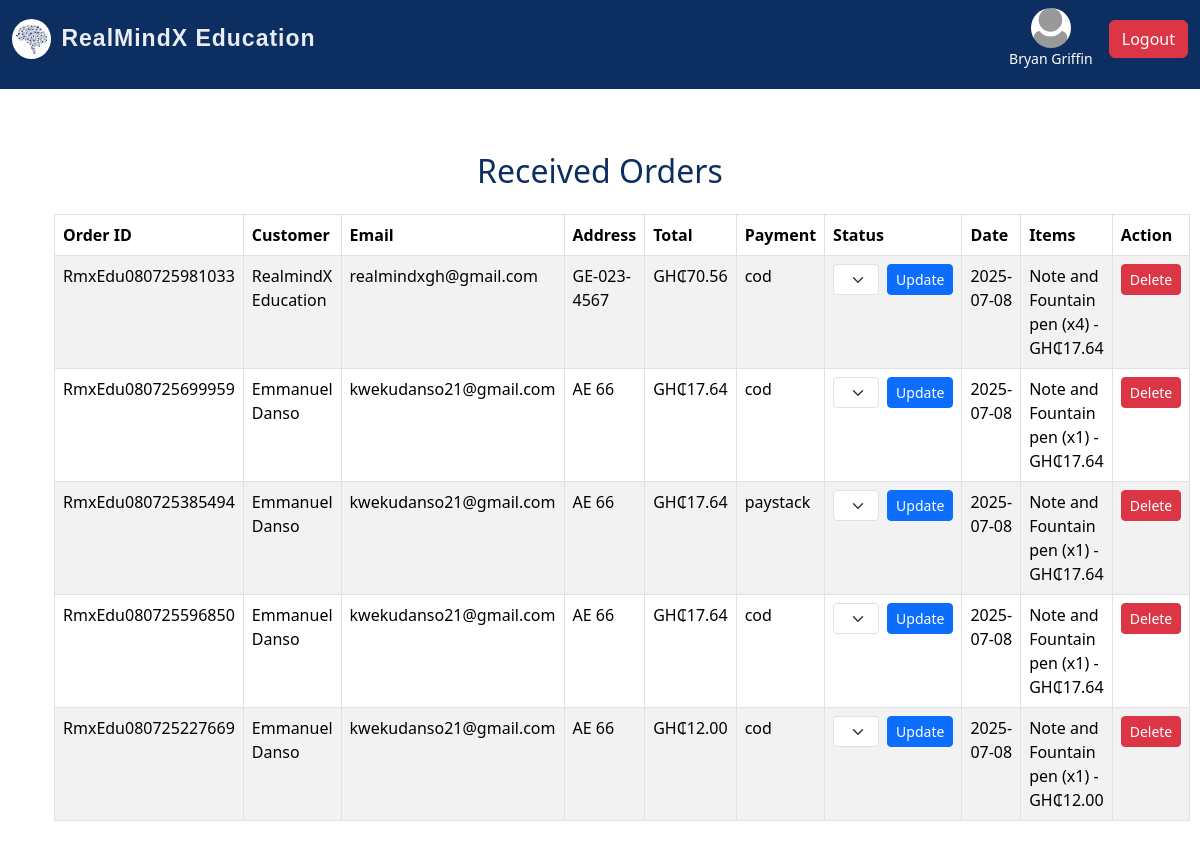
Screenshot of /admin/received-orders (signed in) with the database file from the repository.
### realmind/models/admin.py (models this page shows, shortened)
class Admin(UserMixin, db.Model):
    id = db.Column(db.Integer, primary_key=True)
    username = db.Column(db.String(150), unique=True, nullable=False)
    email = db.Column(db.String(150), unique=True, nullable=False)
    password = db.Column(db.String(150), nullable=False)
    profile_pic = db.Column(db.String(200), nullable=True)
    job_posts = db.relationship('JobPost', backref='admin', lazy=True)
    news_posts = db.relationship('News', backref='admin', lazy=True)
    @property
    def is_admin(self):
        return True

### realmind/models/recieve_orders.py (models this page shows)
class ReceivedOrder(db.Model):
    id = db.Column(db.Integer, primary_key=True)
    original_order_id = db.Column(db.String(50))
    user_id = db.Column(db.Integer)
    full_name = db.Column(db.String(120))
    email = db.Column(db.String(120))
    address = db.Column(db.String(255))
    total_amount = db.Column(db.Float)
    payment_method = db.Column(db.String(50))
    timestamp = db.Column(db.DateTime, default=db.func.current_timestamp())
    date_received = db.Column(db.DateTime, default=datetime.utcnow)
    items = db.relationship('ReceivedOrderItem', backref='order', cascade="all, delete-orphan")

class ReceivedOrderItem(db.Model):
    id = db.Column(db.Integer, primary_key=True)
    order_id = db.Column(db.Integer, db.ForeignKey('received_order.id'))
    product_id = db.Column(db.Integer)
    product_name = db.Column(db.String(120))
    quantity = db.Column(db.Integer)
    price = db.Column(db.Float)

### realmind/routes/admin_routes.py (the view)
@admin_bp.route('/admin/received-orders')
@login_required
def received_orders():
    if not current_user.is_admin:
        abort(403)
    orders = ReceivedOrder.query.order_by(ReceivedOrder.date_received.desc()).all()
    return render_template('admin/received_orders.html', orders=orders)

### realmind/templates/admin/received_orders.html (shortened to what this page needs)
{% extends "index.html" %}
{% block content %}
<div class="container my-5">
  <h2 class="text-center mb-4">Received Orders</h2>
  {% if orders %}
    <table class="table table-bordered table-striped">
      <thead>
        <tr>
          <th>Order ID</th>
          <th>Customer</th>
          <th>Email</th>
          <th>Address</th>
          <th>Total</th>
          <th>Payment</th>
          <th>Status</th>
          <th>Date</th>
          <th>Items</th>
          <th>Action</th>
        </tr>
      </thead>
      <tbody>
        {% for order in orders %}
        <tr id="order-row-{{ order.id }}">
          <td>{{ order.original_order_id }}</td>
          <td>{{ order.full_name }}</td>
          <td>{{ order.email }}</td>
          <td>{{ order.address }}</td>
          <td>GH₵{{ '%.2f' % order.total_amount }}</td>
          <td>{{ order.payment_method }}</td>
          <td>
            {% if order.status == 'Delivered' %}
              <span class="badge bg-success">Delivered</span>
            {% else %}
              <form class="status-update-form" data-order-id="{{ order.id }}">
                <div class="d-flex align-items-center">
                  <select name="status" class="form-select form-select-sm me-2">
                    <option value="Received" {% if order.status == 'Received' %}selected{% endif %}>Received</option>
                  </select>
                  <button type="submit" class="btn btn-sm btn-primary">Update</button>
                </div>
              </form>
            {% endif %}
          </td>
          <td>{{ order.date_received.strftime('%Y-%m-%d') }}</td>
          <td>
            <ul class="list-unstyled mb-0">
              {% for item in order.items %}
              <li>{{ item.product_name }} (x{{ item.quantity }}) - GH₵{{ '%.2f' % item.price }}</li>
              {% endfor %}
            </ul>
          </td>
          <td>
            <button class="btn btn-sm btn-danger" data-bs-toggle="modal" data-bs-target="#deleteModal{{ order.id }}">Delete</button>
          </td>
        </tr>
        {% endfor %}
      </tbody>
    </table>
  {% else %}
    <p class="text-muted">No received orders found.</p>
  {% endif %}
</div>
<div class="position-fixed bottom-0 end-0 p-3" style="z-index: 11">
</div>
{% endblock %}

### realmind/templates/index.html (shortened to what this page needs)
<!DOCTYPE html>
<html lang="en">
<head>
  <link rel="stylesheet" href="https://cdn.jsdelivr.net/npm/bootstrap@5.3.3/dist/css/bootstrap.min.css">
  <link rel="stylesheet" href="https://cdnjs.cloudflare.com/ajax/libs/font-awesome/6.6.0/css/all.min.css">
  <link rel="stylesheet" href="{{ url_for('static', filename='main.css') }}">
</head>
<body>
<nav class="navbar navbar-expand-lg navbar-dark bg-steel fixed-top">
  <div class="container-fluid">
<a class="navbar-brand d-flex align-items-center"
   href="{% if current_user.is_authenticated %}
            {% if current_user.is_admin %}
              {{ url_for('admin.admin_dashboard') }}
            {% else %}
              {{ url_for('user.users_dashboard') }}
            {% endif %}
         {% else %}
            {{ url_for('main.home') }}
         {% endif %}">
  <img src="{{ url_for('static', filename='images/brain.jpg') }}" alt="Logo" style="height: 40px; border-radius: 50%; margin-right: 10px;">
  RealMindX Education
</a>
    <div class="collapse navbar-collapse justify-content-end" id="navbarNav">
      <ul class="navbar-nav">
        {% if current_user.is_authenticated %}
        <li class="nav-item d-flex align-items-center ms-2">
          <div class="d-flex flex-column align-items-center text-white me-3">
            {% if current_user.profile_pic %}
              <img src="{{ url_for('static', filename='uploads/' ~ current_user.profile_pic) }}"
                   alt="Profile"
                   style="width: 40px; height: 40px; border-radius: 50%; object-fit: cover;">
            {% else %}
              <img src="{{ url_for('static', filename='images/default-profile.webp') }}"
                   alt="Default Profile"
                   style="width: 40px; height: 40px; border-radius: 50%; object-fit: cover;">
            {% endif %}
            <small>{{ current_user.username }}</small>
          </div>
          <a class="btn btn-danger" href="{{ url_for('auth.logout') }}">Logout</a>
        </li>
        {% endif %}
      </ul>
    </div>
  </div>
</nav>
<main class="container mt-5 pt-4">
  {% block content %}{% endblock %}
</main>
</body>
</html>

### realmind/static/main.css (style rules this page uses)
html,body { position: relative; color: #0f0505; display: flex; flex-direction: column; margin: 0; margin-top: 1.0rem; }
.container { flex: 1; }
.navbar { margin-bottom: 0; padding-bottom: 20px; }
.navbar-brand { text-decoration: none; font-family: "Poppins", sans-serif; font-size: 23px; font-weight: bold; color:rgb(233, 236, 243); letter-spacing: 1px; }
.bg-steel { background-color: #0C2E60; }
.navbar-nav a { font-size: 16px; font-weight: 400; display: flex; align-items: center; gap: 5px; color: #ffffff; }
h1, h2, h3, h4 { color: #0C2E60; }
label, button { font-size: 20px; }

### rows the page displays
Admin: username "Bryan Griffin"
ReceivedOrder: original_order_id "RmxEdu080725981033", full_name "RealmindX Education", email "realmindxgh@gmail.com", address "GE-023-4567", total_amount "70.56", payment_method "cod", date_received "2025-07-08"
ReceivedOrderItem: product_name "Note and Fountain pen", quantity "4", price "17.64"
ReceivedOrder: original_order_id "RmxEdu080725699959", full_name "Emmanuel Danso", email "kwekudanso21@gmail.com", address "AE 66", total_amount "17.64", payment_method "cod", date_received "2025-07-08"
ReceivedOrderItem: product_name "Note and Fountain pen", quantity "1", price "17.64"
ReceivedOrder: original_order_id "RmxEdu080725385494", full_name "Emmanuel Danso", email "kwekudanso21@gmail.com", address "AE 66", total_amount "17.64", payment_method "paystack", date_received "2025-07-08"
ReceivedOrderItem: product_name "Note and Fountain pen", quantity "1", price "17.64"
ReceivedOrder: original_order_id "RmxEdu080725596850", full_name "Emmanuel Danso", email "kwekudanso21@gmail.com", address "AE 66", total_amount "17.64", payment_method "cod", date_received "2025-07-08"
ReceivedOrderItem: product_name "Note and Fountain pen", quantity "1", price "17.64"
ReceivedOrder: original_order_id "RmxEdu080725227669", full_name "Emmanuel Danso", email "kwekudanso21@gmail.com", address "AE 66", total_amount "12.00", payment_method "cod", date_received "2025-07-08"
ReceivedOrderItem: product_name "Note and Fountain pen", quantity "1", price "12.00"
